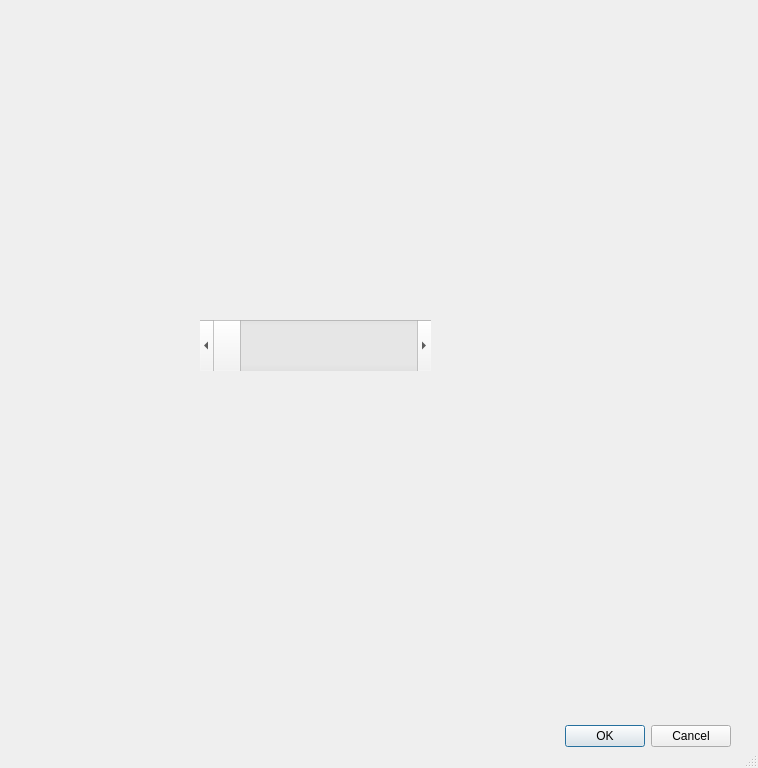
<?xml version="1.0" encoding="UTF-8"?>
<ui version="4.0">
 <class>MGSConfig</class>
 <widget class="QDialog" name="MGSConfig">
  <property name="geometry">
   <rect>
    <x>0</x>
    <y>0</y>
    <width>758</width>
    <height>768</height>
   </rect>
  </property>
  <property name="windowTitle">
   <string>Dialog</string>
  </property>
  <property name="sizeGripEnabled">
   <bool>true</bool>
  </property>
  <widget class="QDialogButtonBox" name="buttonBox">
   <property name="geometry">
    <rect>
     <x>550</x>
     <y>721</y>
     <width>181</width>
     <height>31</height>
    </rect>
   </property>
   <property name="orientation">
    <enum>Qt::Horizontal</enum>
   </property>
   <property name="standardButtons">
    <set>QDialogButtonBox::Cancel|QDialogButtonBox::Ok</set>
   </property>
  </widget>
  <widget class="QScrollBar" name="horizontalScrollBar">
   <property name="geometry">
    <rect>
     <x>200</x>
     <y>320</y>
     <width>231</width>
     <height>51</height>
    </rect>
   </property>
   <property name="orientation">
    <enum>Qt::Horizontal</enum>
   </property>
  </widget>
 </widget>
 <resources/>
 <connections>
  <connection>
   <sender>buttonBox</sender>
   <signal>accepted()</signal>
   <receiver>MGSConfig</receiver>
   <slot>accept()</slot>
   <hints>
    <hint type="sourcelabel">
     <x>248</x>
     <y>254</y>
    </hint>
    <hint type="destinationlabel">
     <x>157</x>
     <y>274</y>
    </hint>
   </hints>
  </connection>
  <connection>
   <sender>buttonBox</sender>
   <signal>rejected()</signal>
   <receiver>MGSConfig</receiver>
   <slot>reject()</slot>
   <hints>
    <hint type="sourcelabel">
     <x>316</x>
     <y>260</y>
    </hint>
    <hint type="destinationlabel">
     <x>286</x>
     <y>274</y>
    </hint>
   </hints>
  </connection>
 </connections>
</ui>
